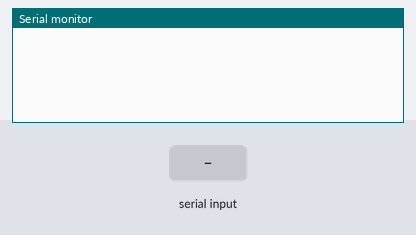
A sketch run on a simulated ESP8266 (NodeMCU). Parts: the last lines printed to the serial monitor. The inputs (shaded band) are chosen by the test bench. WiFi joins after 1.5 s; servers stay silent unless stated.

Above: at 3.0 s.
3.1 s: "on" received over Serial
At 4.4 s:
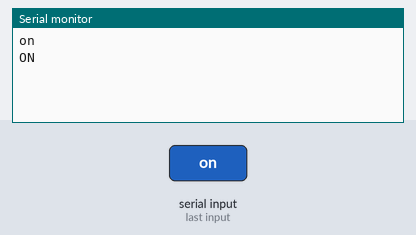
5.6 s: "off" received over Serial
At 7.6 s:
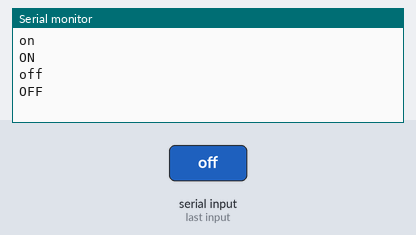
8.1 s: "1" received over Serial
At 9.5 s:
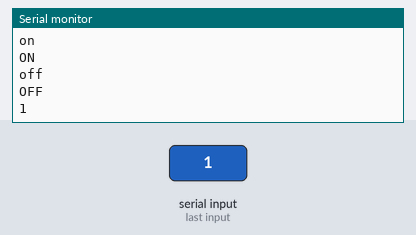

The sketch:

HelloLed_v2.ino
```cpp
// (licence header left out)
/*************************************************************
  Download latest Blynk library here:
    https://github.com/blynkkk/blynk-library/releases/latest

  Blynk is a platform with iOS and Android apps to control
  Arduino, Raspberry Pi and the likes over the Internet.
  You can easily build graphic interfaces for all your
  projects by simply dragging and dropping widgets.

    Downloads, docs, tutorials: http://www.blynk.cc
    Sketch generator:           http://examples.blynk.cc
    Blynk community:            http://community.blynk.cc
    Follow us:                  http://www.fb.com/blynkapp
                                http://twitter.com/blynk_app

  Blynk library is licensed under MIT license
  This example code is in public domain.

 *************************************************************
  This example runs directly on NodeMCU.

  Note: This requires ESP8266 support package:
    https://github.com/esp8266/Arduino

  Please be sure to select the right NodeMCU module
  in the Tools -> Board menu!

  For advanced settings please follow ESP examples :
   - ESP8266_Standalone_Manual_IP.ino
   - ESP8266_Standalone_SmartConfig.ino
   - ESP8266_Standalone_SSL.ino

  Change WiFi ssid, pass, and Blynk auth token to run :)
  Feel free to apply it to any other example. It's simple!
 *************************************************************/

/* Comment this out to disable prints and save space */
#define BLYNK_PRINT Serial


#include <ESP8266WiFi.h>
#include <BlynkSimpleEsp8266.h>

// You should get Auth Token in the Blynk App.
// Go to the Project Settings (nut icon).
char auth[] = "";

// Your WiFi credentials.
// Set password to "" for open networks.
char ssid[] = "";
char pass[] = "";
WidgetLED led1(V1);


void setup()
{
  // Debug console
  Serial.begin(9600);

  Blynk.begin(auth, ssid, pass);
  // You can also specify server:
  //Blynk.begin(auth, ssid, pass, "blynk-cloud.com", 80);
  //Blynk.begin(auth, ssid, pass, IPAddress(192,168,1,100), 8080);
  led1.off();
}

void loop()
{
  //led1.on();
  while (Serial.available()) {
    // get the new byte:
   String led_status = Serial.readString();
   Serial.println(led_status);
   if (led_status.equals("on")){
     led1.on();
     Serial.println("ON");
   }
   else if (led_status.equals("off")){
    led1.off();
    Serial.println("OFF");
   }
  }
  Blynk.run();

}
```

Measured:
- after the input at 3.1 s, the serial monitor: prints a new line after 1.0 s (image 1)
- after the input at 5.6 s, the serial monitor: prints a new line after 1.0 s (image 2)
- after the input at 8.1 s, the serial monitor: prints a new line after 1.0 s (image 3)
